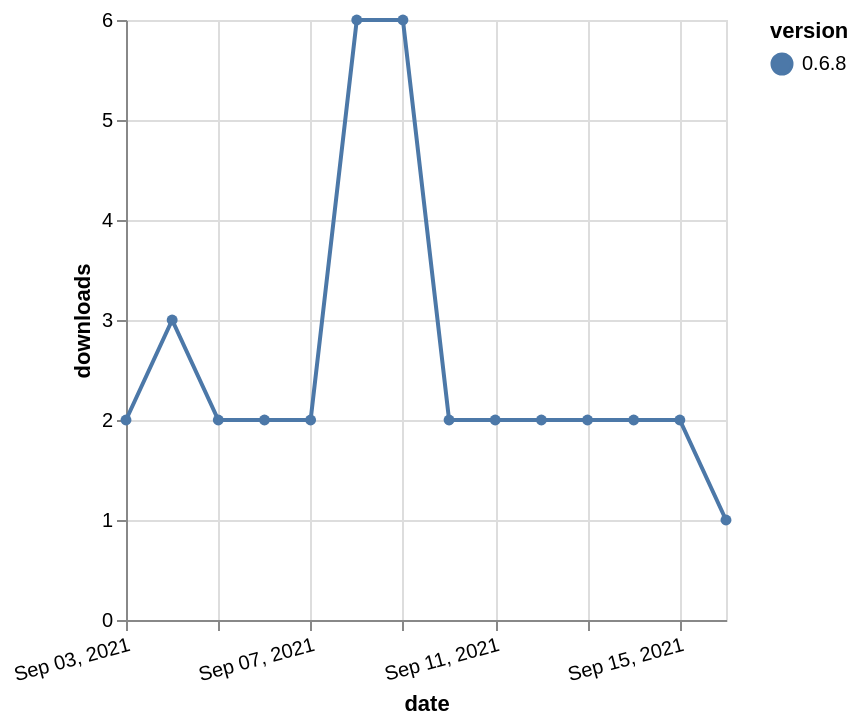

Vega-Lite specification stored for this chart:
### Vega-Lite specification from a JSON file in a GitHub repository (floating-point values rounded to 4 significant figures)
{"$schema": "https://vega.github.io/schema/vega-lite/v5.json", "description": "A simple bar chart with embedded data.", "data": {"values": [{"date": "2021-09-03", "total": 12563, "delta": 2, "version": "0.6.8"}, {"date": "2021-09-04", "total": 12566, "delta": 3, "version": "0.6.8"}, {"date": "2021-09-05", "total": 12568, "delta": 2, "version": "0.6.8"}, {"date": "2021-09-06", "total": 12570, "delta": 2, "version": "0.6.8"}, {"date": "2021-09-07", "total": 12572, "delta": 2, "version": "0.6.8"}, {"date": "2021-09-08", "total": 12578, "delta": 6, "version": "0.6.8"}, {"date": "2021-09-09", "total": 12584, "delta": 6, "version": "0.6.8"}, {"date": "2021-09-10", "total": 12586, "delta": 2, "version": "0.6.8"}, {"date": "2021-09-11", "total": 12588, "delta": 2, "version": "0.6.8"}, {"date": "2021-09-12", "total": 12590, "delta": 2, "version": "0.6.8"}, {"date": "2021-09-13", "total": 12592, "delta": 2, "version": "0.6.8"}, {"date": "2021-09-14", "total": 12594, "delta": 2, "version": "0.6.8"}, {"date": "2021-09-15", "total": 12596, "delta": 2, "version": "0.6.8"}, {"date": "2021-09-16", "total": 12597, "delta": 1, "version": "0.6.8"}]}, "width": "container", "mark": {"type": "line", "point": {"filled": true}}, "encoding": {"x": {"field": "date", "type": "temporal", "timeUnit": "yearmonthdate", "title": "date", "axis": {"labelAngle": -15}}, "y": {"field": "delta", "type": "quantitative", "title": "downloads"}, "color": {"field": "version", "type": "nominal"}, "tooltip": {"field": "delta"}}}
